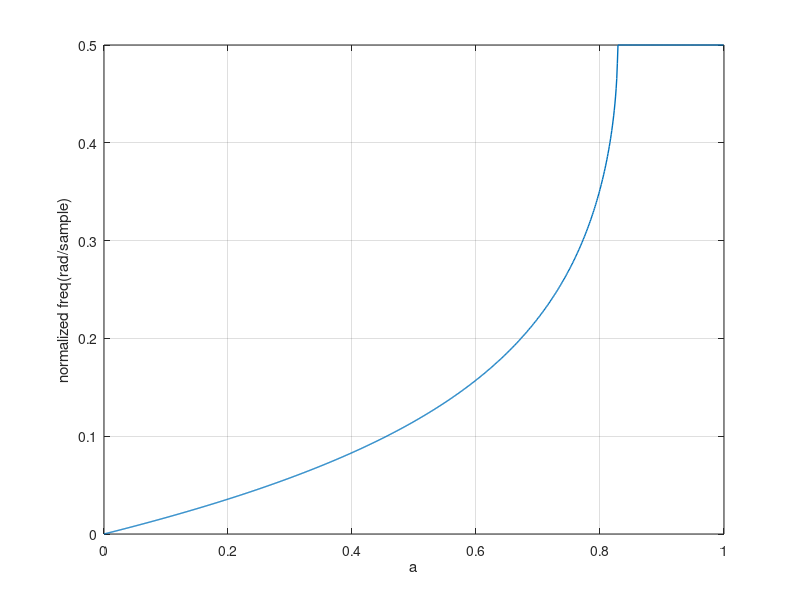

The MATLAB script that drew this image:



%plot a in relationship with \omega cutoff
a = 0.00001:0.001:1; 
wc= acos((2-2*a-a.^2)./(2-2*a)) ; 
% see https://www.dsprelated.com/showarticle/182.php

figure; 

normfreq=wc./(2*pi) ; 
h=plot(a,normfreq,'LineWidth',1.0) ; 
ylabel('normalized freq(rad/sample)') ;
xlabel('a') ; 
grid on ; 
